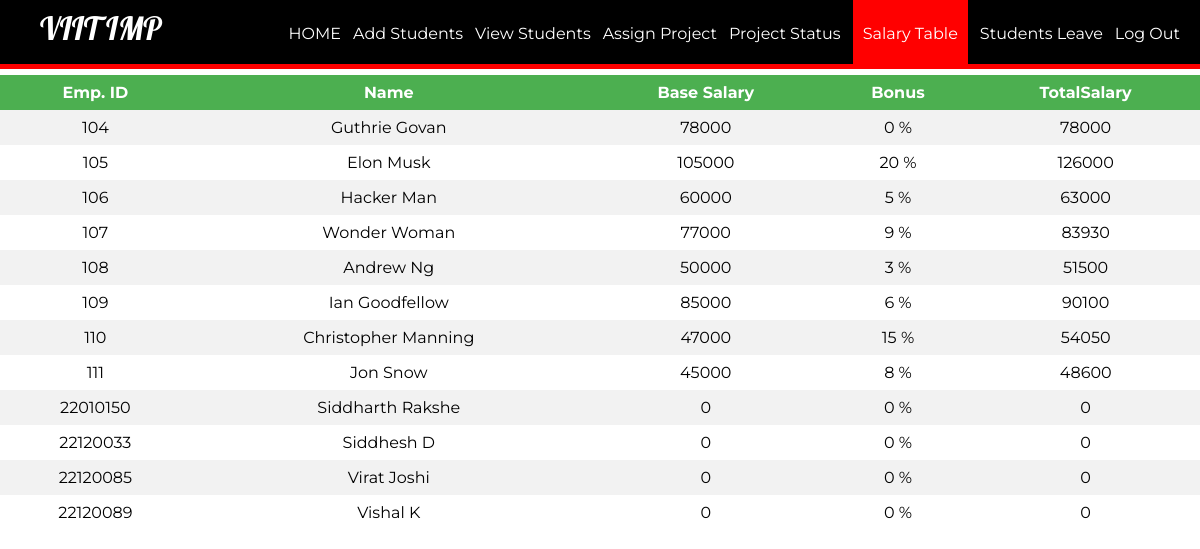
The app's page /salaryemp.php with its own data.
### tables this page shows
CREATE TABLE `salary` (
  `id` int(11) NOT NULL,
  `base` int(11) NOT NULL,
  `bonus` int(11) DEFAULT NULL,
  `total` int(11) DEFAULT NULL
);

CREATE TABLE `employee` (
  `id` int(11) NOT NULL,
  `pid` int(11) NOT NULL,
  `firstName` varchar(100) NOT NULL,
  `lastName` varchar(100) NOT NULL,
  `email` varchar(100) NOT NULL,
  `password` text NOT NULL,
  `birthday` date DEFAULT NULL,
  `gender` varchar(10) NOT NULL,
  `contact` varchar(20) NOT NULL,
  `nid` int(20) DEFAULT NULL,
  `address` varchar(100) DEFAULT NULL,
  `dept` varchar(100) NOT NULL,
  `degree` varchar(100) DEFAULT NULL,
  `pic` text NOT NULL
);

### salaryemp.php (the view, shortened to what this page needs)
<?php
require_once ('process/dbh.php');
$sql = "SELECT employee.id,employee.firstName,employee.lastName,salary.base,salary.bonus,salary.total from employee,`salary` where employee.id=salary.id";
$result = mysqli_query($conn, $sql);
?>
<html>
<head>
	<link rel="stylesheet" type="text/css" href="styleview.css">
</head>
<body>
	<header>
		<nav>
			<h1>VIIT IMP</h1>
			<ul id="navli">
				<li><a class="homeblack" href="aloginwel.php">HOME</a></li>
				<li><a class="homeblack" href="addemp.php">Add Students</a></li>
				<li><a class="homeblack" href="viewemp.php">View Students</a></li>
				<li><a class="homeblack" href="assign.php">Assign Project</a></li>
				<li><a class="homeblack" href="assignproject.php">Project Status</a></li>
				<li><a class="homered" href="salaryemp.php">Salary Table</a></li>
				<li><a class="homeblack" href="empleave.php">Students Leave</a></li>
				<li><a class="homeblack" href="alogin.html">Log Out</a></li>
			</ul>
		</nav>
	</header>
	<div class="divider"></div>
	<table>
			<tr>
				<th align = "center">Emp. ID</th>
				<th align = "center">Name</th>
				<th align = "center">Base Salary</th>
				<th align = "center">Bonus</th>
				<th align = "center">TotalSalary</th>
			</tr>
			<?php
				while ($employee = mysqli_fetch_assoc($result)) {
					echo "<tr>";
					echo "<td>".$employee['id']."</td>";
					echo "<td>".$employee['firstName']." ".$employee['lastName']."</td>";
					echo "<td>".$employee['base']."</td>";
					echo "<td>".$employee['bonus']." %</td>";
					echo "<td>".$employee['total']."</td>";
				}
			?>
			</table>
</body>
</html>

### styleview.css (style rules this page uses)
body { margin: 0px; }
header { background: black; color: white; padding: 8px 20px 6px 40px; height: 50px; }
header h1 { display: inline; font-family: 'Lobster', cursive; font-weight: 400; font-size: 32px; float: left; margin-top: 0px; margin-right: 10px; }
nav ul { display: inline; padding: 0px; float: right; }
nav ul li { display: inline-block; list-style-type: none; color: white; float: left; margin-left: 12px; }
nav ul li a { color: white; text-decoration: none; }
#navli { font-family: 'Montserrat', sans-serif; }
.homered { background-color: red; padding: 30px 10px 22px 10px; }
.divider { background-color: red; height: 5px; }
table { margin: 0px; border-collapse: collapse; width: 100%; font-family: 'Montserrat', sans-serif; }
th, td { text-align: center; padding: 8px; }
tr:nth-child(even) { background-color: #f2f2f2 }
th { background-color: #4CAF50; color: white; }

### records on screen
salary: id "104", id.firstName "Guthrie", id.lastName "Govan", base "78000", bonus "0", total "78000"
salary: id "105", id.firstName "Elon", id.lastName "Musk", base "105000", bonus "20", total "126000"
salary: id "106", id.firstName "Hacker", id.lastName "Man", base "60000", bonus "5", total "63000"
salary: id "107", id.firstName "Wonder", id.lastName "Woman", base "77000", bonus "9", total "83930"
salary: id "108", id.firstName "Andrew", id.lastName "Ng", base "50000", bonus "3", total "51500"
salary: id "109", id.firstName "Ian", id.lastName "Goodfellow", base "85000", bonus "6", total "90100"
salary: id "110", id.firstName "Christopher", id.lastName "Manning", base "47000", bonus "15", total "54050"
salary: id "111", id.firstName "Jon", id.lastName "Snow", base "45000", bonus "8", total "48600"
salary: id "22010150", id.firstName "Siddharth", id.lastName "Rakshe", base "0", bonus "0", total "0"
salary: id "22120033", id.firstName "Siddhesh", id.lastName "D", base "0", bonus "0", total "0"
salary: id "22120085", id.firstName "Virat", id.lastName "Joshi", base "0", bonus "0", total "0"
salary: id "22120089", id.firstName "Vishal", id.lastName "K", base "0", bonus "0", total "0"
